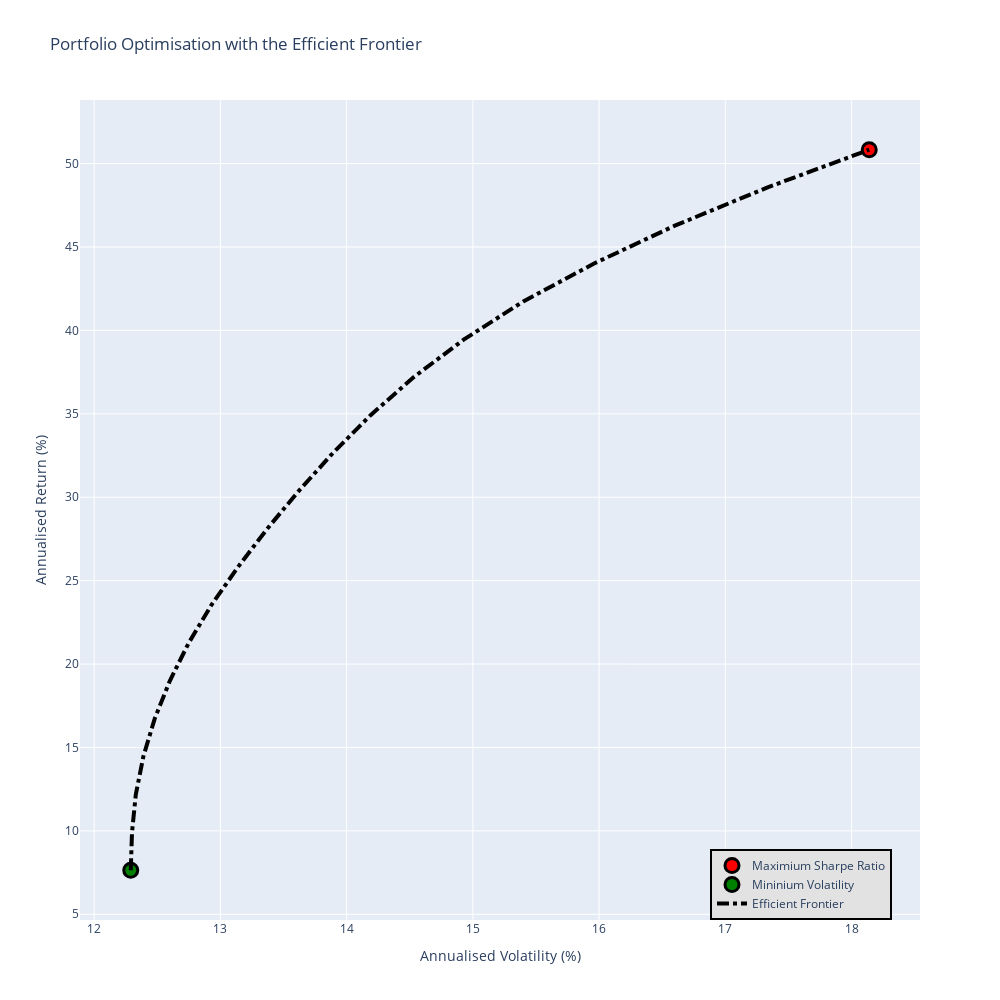

Source (notebook cell):
### Code cell
# the number of years worth of data to calculate over
years = 1
# the end date of the trial, by default set to todays date
enddate = dt.datetime.now() 
# the start date of the trial 
startdate = enddate - dt.timedelta(days = 365*years)
# The stocks to be included in the portfolio, leave as tickers for the whole snp500, or add your own list. 
# The code is set up for a 252 trading days year, it will need to be changed if other assets are included. 
stocks = tickers
# Using the adjusted close to take dividence and splits into account.
datatype = 'Adj Close'

data = getdata(stocks,datatype,startdate, enddate)

meanreturns = meanrets(data)
covariance = covar(data)

maxsr_returns, maxsr_std, maxsr_allocation, minvol_returns, minvol_std,minvol_allocation, efficentportfolios, targetreturns = calculated_results(meanreturns, covariance, rrr=0.03, bound = (0,1))

EF_graph(maxsr_returns, maxsr_std, maxsr_allocation, minvol_returns, minvol_std,minvol_allocation, efficentportfolios, targetreturns)

### Figure 1 — Plotly figure (JSON) as saved in the notebook; plotly's stock layout.template omitted (floating-point values rounded to 4 significant figures)
{"data": [{"marker": {"color": "red", "line": {"color": "black", "width": 3}, "size": 14}, "mode": "markers", "name": "Maximium Sharpe Ratio", "type": "scatter", "x": [18.14], "y": [50.83]}, {"marker": {"color": "green", "line": {"color": "black", "width": 3}, "size": 14}, "mode": "markers", "name": "Mininium Volatility", "type": "scatter", "x": [12.29], "y": [7.64]}, {"line": {"color": "black", "dash": "dashdot", "width": 4}, "mode": "lines", "name": "Efficient Frontier", "type": "scatter", "x": [12.29, 12.3, 12.33, 12.39, 12.48, 12.6, 12.75, 12.93, 13.14, 13.37, 13.62, 13.89, 14.19, 14.53, 14.93, 15.4, 15.96, 16.6, 17.33, 18.14], "y": [7.64, 9.91, 12.18, 14.46, 16.73, 19, 21.28, 23.55, 25.82, 28.1, 30.37, 32.64, 34.92, 37.19, 39.46, 41.74, 44.01, 46.28, 48.56, 50.83]}], "layout": {"height": 1000, "legend": {"bgcolor": "#E2E2E2", "bordercolor": "black", "borderwidth": 2, "traceorder": "normal", "x": 0.75, "y": 0}, "showlegend": true, "title": {"text": "Portfolio Optimisation with the Efficient Frontier"}, "width": 1000, "xaxis": {"title": {"text": "Annualised Volatility (%)"}}, "yaxis": {"title": {"text": "Annualised Return (%)"}}}}
